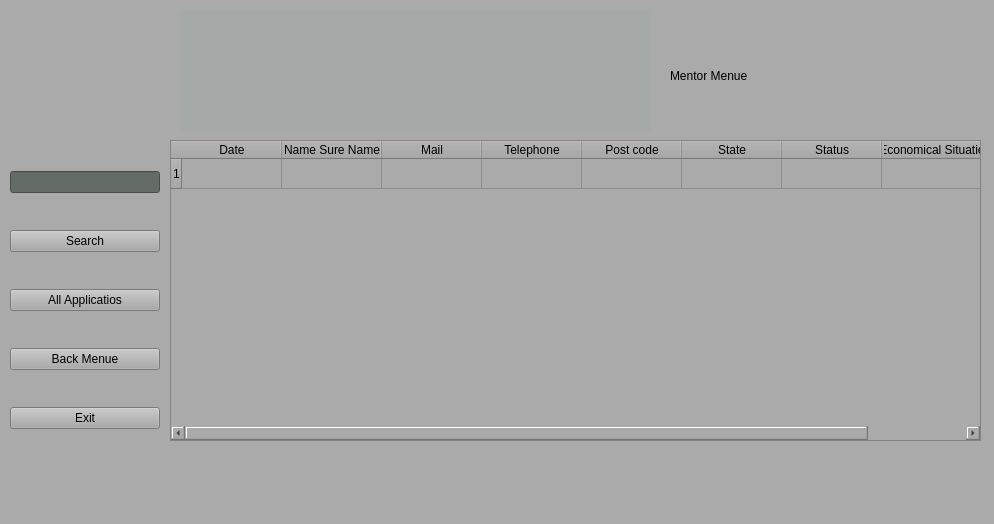
<?xml version="1.0" encoding="UTF-8"?>
<ui version="4.0">
 <class>MentorMenue</class>
 <widget class="QMainWindow" name="MentorMenue">
  <property name="geometry">
   <rect>
    <x>0</x>
    <y>0</y>
    <width>994</width>
    <height>524</height>
   </rect>
  </property>
  <property name="windowTitle">
   <string>MentorMenue</string>
  </property>
  <property name="styleSheet">
   <string notr="true">font: 700 10pt &quot;Times New Roman&quot;;
background-color: rgb(170, 170, 170);</string>
  </property>
  <widget class="QWidget" name="centralwidget">
   <widget class="QTableWidget" name="tableWidget">
    <property name="geometry">
     <rect>
      <x>170</x>
      <y>140</y>
      <width>811</width>
      <height>301</height>
     </rect>
    </property>
    <property name="styleSheet">
     <string notr="true">background-color: rgb(170, 170, 170);</string>
    </property>
    <property name="rowCount">
     <number>1</number>
    </property>
    <attribute name="horizontalHeaderMinimumSectionSize">
     <number>100</number>
    </attribute>
    <row/>
    <column>
     <property name="text">
      <string>Date</string>
     </property>
    </column>
    <column>
     <property name="text">
      <string>Name Sure Name</string>
     </property>
    </column>
    <column>
     <property name="text">
      <string>Mail</string>
     </property>
    </column>
    <column>
     <property name="text">
      <string>Telephone</string>
     </property>
    </column>
    <column>
     <property name="text">
      <string>Post code</string>
     </property>
    </column>
    <column>
     <property name="text">
      <string>State</string>
     </property>
    </column>
    <column>
     <property name="text">
      <string>Status</string>
     </property>
    </column>
    <column>
     <property name="text">
      <string> Economical Situatie </string>
     </property>
    </column>
   </widget>
   <widget class="QLabel" name="label">
    <property name="geometry">
     <rect>
      <x>180</x>
      <y>10</y>
      <width>471</width>
      <height>121</height>
     </rect>
    </property>
    <property name="styleSheet">
     <string notr="true">background-color: rgb(165, 170, 169);</string>
    </property>
    <property name="text">
     <string/>
    </property>
    <property name="pixmap">
     <pixmap>C:/Users/eng.alahdal/Downloads/logo-1.png</pixmap>
    </property>
   </widget>
   <widget class="QWidget" name="layoutWidget">
    <property name="geometry">
     <rect>
      <x>10</x>
      <y>140</y>
      <width>150</width>
      <height>321</height>
     </rect>
    </property>
    <layout class="QVBoxLayout" name="verticalLayout">
     <item>
      <widget class="QLineEdit" name="lineEdit">
       <property name="contextMenuPolicy">
        <enum>Qt::DefaultContextMenu</enum>
       </property>
       <property name="styleSheet">
        <string notr="true">color: rgb(255, 0, 0);
background-color: rgb(100, 108, 102);</string>
       </property>
       <property name="text">
        <string/>
       </property>
       <property name="echoMode">
        <enum>QLineEdit::Normal</enum>
       </property>
      </widget>
     </item>
     <item>
      <widget class="QPushButton" name="pushButton">
       <property name="text">
        <string>Search</string>
       </property>
      </widget>
     </item>
     <item>
      <widget class="QPushButton" name="pushButton_2">
       <property name="text">
        <string>All Applicatios</string>
       </property>
      </widget>
     </item>
     <item>
      <widget class="QPushButton" name="pushButton_5">
       <property name="text">
        <string>Back Menue</string>
       </property>
      </widget>
     </item>
     <item>
      <widget class="QPushButton" name="pushButton_4">
       <property name="text">
        <string>Exit</string>
       </property>
      </widget>
     </item>
    </layout>
   </widget>
   <widget class="QLabel" name="label_3">
    <property name="geometry">
     <rect>
      <x>10</x>
      <y>20</y>
      <width>151</width>
      <height>111</height>
     </rect>
    </property>
    <property name="text">
     <string/>
    </property>
    <property name="textFormat">
     <enum>Qt::AutoText</enum>
    </property>
    <property name="pixmap">
     <pixmap>C:/Users/eng.alahdal/Downloads/mm.png</pixmap>
    </property>
    <property name="scaledContents">
     <bool>true</bool>
    </property>
    <property name="wordWrap">
     <bool>false</bool>
    </property>
   </widget>
   <widget class="QLabel" name="label_2">
    <property name="geometry">
     <rect>
      <x>670</x>
      <y>40</y>
      <width>211</width>
      <height>71</height>
     </rect>
    </property>
    <property name="styleSheet">
     <string notr="true">font: 700 18pt &quot;Times New Roman&quot;;</string>
    </property>
    <property name="text">
     <string>Mentor Menue</string>
    </property>
   </widget>
  </widget>
  <widget class="QMenuBar" name="menubar">
   <property name="geometry">
    <rect>
     <x>0</x>
     <y>0</y>
     <width>994</width>
     <height>21</height>
    </rect>
   </property>
  </widget>
  <widget class="QStatusBar" name="statusbar"/>
 </widget>
 <resources/>
 <connections/>
</ui>
